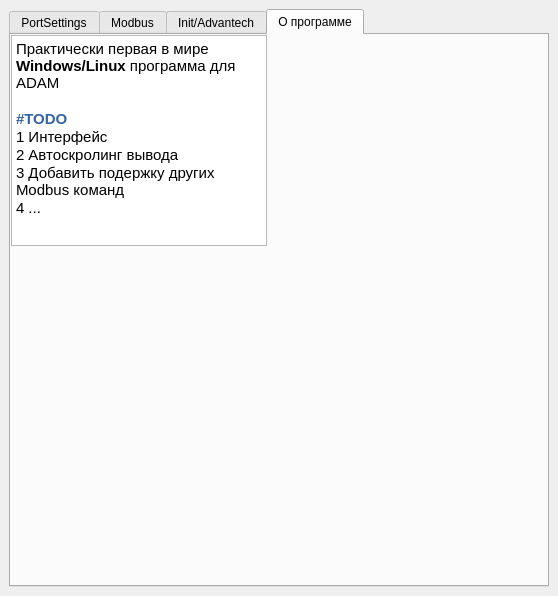
<?xml version="1.0" encoding="UTF-8"?>
<ui version="4.0">
 <class>MainWindow</class>
 <widget class="QMainWindow" name="MainWindow">
  <property name="geometry">
   <rect>
    <x>0</x>
    <y>0</y>
    <width>558</width>
    <height>596</height>
   </rect>
  </property>
  <property name="windowTitle">
   <string>MainWindow</string>
  </property>
  <widget class="QWidget" name="centralwidget">
   <layout class="QHBoxLayout" name="horizontalLayout_3">
    <item>
     <widget class="QTabWidget" name="tabWidget">
      <property name="currentIndex">
       <number>3</number>
      </property>
      <widget class="QWidget" name="tab_5">
       <attribute name="title">
        <string>PortSettings</string>
       </attribute>
       <widget class="QWidget" name="gridLayoutWidget">
        <property name="geometry">
         <rect>
          <x>10</x>
          <y>10</y>
          <width>491</width>
          <height>191</height>
         </rect>
        </property>
        <layout class="QGridLayout" name="gridLayout">
         <item row="0" column="3">
          <widget class="QComboBox" name="comboBox_5">
           <property name="font">
            <font>
             <pointsize>12</pointsize>
            </font>
           </property>
           <item>
            <property name="text">
             <string>1200</string>
            </property>
           </item>
           <item>
            <property name="text">
             <string>2400</string>
            </property>
           </item>
           <item>
            <property name="text">
             <string>4800</string>
            </property>
           </item>
           <item>
            <property name="text">
             <string>9600</string>
            </property>
           </item>
           <item>
            <property name="text">
             <string>19200</string>
            </property>
           </item>
           <item>
            <property name="text">
             <string>38400</string>
            </property>
           </item>
           <item>
            <property name="text">
             <string>57600</string>
            </property>
           </item>
          </widget>
         </item>
         <item row="0" column="0">
          <widget class="QLabel" name="label_10">
           <property name="font">
            <font>
             <pointsize>12</pointsize>
            </font>
           </property>
           <property name="text">
            <string>ComPort</string>
           </property>
          </widget>
         </item>
         <item row="0" column="1">
          <widget class="QLineEdit" name="lineEdit_6">
           <property name="font">
            <font>
             <pointsize>12</pointsize>
            </font>
           </property>
           <property name="text">
            <string>/dev/ttyAP6</string>
           </property>
          </widget>
         </item>
         <item row="1" column="3">
          <widget class="QLineEdit" name="lineEdit_9">
           <property name="font">
            <font>
             <pointsize>12</pointsize>
            </font>
           </property>
           <property name="text">
            <string>1</string>
           </property>
          </widget>
         </item>
         <item row="2" column="0">
          <widget class="QLabel" name="label_11">
           <property name="font">
            <font>
             <pointsize>12</pointsize>
            </font>
           </property>
           <property name="text">
            <string>StopBits</string>
           </property>
          </widget>
         </item>
         <item row="0" column="2">
          <widget class="QLabel" name="label_15">
           <property name="font">
            <font>
             <pointsize>12</pointsize>
            </font>
           </property>
           <property name="text">
            <string>Baudrate</string>
           </property>
          </widget>
         </item>
         <item row="2" column="3">
          <widget class="QComboBox" name="comboBox_4">
           <property name="font">
            <font>
             <pointsize>12</pointsize>
            </font>
           </property>
           <item>
            <property name="text">
             <string>None</string>
            </property>
           </item>
           <item>
            <property name="text">
             <string>Even</string>
            </property>
           </item>
           <item>
            <property name="text">
             <string>Odd</string>
            </property>
           </item>
           <item>
            <property name="text">
             <string>Mark</string>
            </property>
           </item>
           <item>
            <property name="text">
             <string>Space</string>
            </property>
           </item>
          </widget>
         </item>
         <item row="2" column="2">
          <widget class="QLabel" name="label_13">
           <property name="font">
            <font>
             <pointsize>12</pointsize>
            </font>
           </property>
           <property name="text">
            <string>Parity</string>
           </property>
          </widget>
         </item>
         <item row="2" column="1">
          <widget class="QLineEdit" name="lineEdit_7">
           <property name="font">
            <font>
             <pointsize>12</pointsize>
            </font>
           </property>
           <property name="text">
            <string>1</string>
           </property>
          </widget>
         </item>
         <item row="1" column="1">
          <widget class="QLineEdit" name="lineEdit_8">
           <property name="font">
            <font>
             <pointsize>12</pointsize>
            </font>
           </property>
           <property name="text">
            <string>8</string>
           </property>
          </widget>
         </item>
         <item row="1" column="2">
          <widget class="QLabel" name="label_14">
           <property name="font">
            <font>
             <pointsize>12</pointsize>
            </font>
           </property>
           <property name="text">
            <string>TimeOut</string>
           </property>
          </widget>
         </item>
         <item row="1" column="0">
          <widget class="QLabel" name="label_12">
           <property name="font">
            <font>
             <pointsize>12</pointsize>
            </font>
           </property>
           <property name="text">
            <string>ByteSize</string>
           </property>
          </widget>
         </item>
        </layout>
       </widget>
       <widget class="QPushButton" name="pushButton_3">
        <property name="geometry">
         <rect>
          <x>190</x>
          <y>220</y>
          <width>121</width>
          <height>31</height>
         </rect>
        </property>
        <property name="text">
         <string>Apply</string>
        </property>
       </widget>
      </widget>
      <widget class="QWidget" name="tab">
       <attribute name="title">
        <string>Modbus</string>
       </attribute>
       <widget class="QWidget" name="formLayoutWidget">
        <property name="geometry">
         <rect>
          <x>10</x>
          <y>20</y>
          <width>501</width>
          <height>161</height>
         </rect>
        </property>
        <layout class="QFormLayout" name="formLayout">
         <property name="horizontalSpacing">
          <number>50</number>
         </property>
         <property name="verticalSpacing">
          <number>12</number>
         </property>
         <property name="leftMargin">
          <number>0</number>
         </property>
         <property name="bottomMargin">
          <number>0</number>
         </property>
         <item row="0" column="0">
          <widget class="QLabel" name="label">
           <property name="font">
            <font>
             <pointsize>12</pointsize>
            </font>
           </property>
           <property name="text">
            <string>Адрес устроства (Dec)</string>
           </property>
           <property name="margin">
            <number>0</number>
           </property>
          </widget>
         </item>
         <item row="0" column="1">
          <widget class="QLineEdit" name="lineEdit">
           <property name="font">
            <font>
             <pointsize>12</pointsize>
            </font>
           </property>
           <property name="text">
            <string>21</string>
           </property>
          </widget>
         </item>
         <item row="1" column="0">
          <widget class="QLabel" name="label_4">
           <property name="font">
            <font>
             <pointsize>12</pointsize>
            </font>
           </property>
           <property name="text">
            <string>Адрес регистра</string>
           </property>
           <property name="margin">
            <number>0</number>
           </property>
          </widget>
         </item>
         <item row="1" column="1">
          <widget class="QLineEdit" name="lineEdit_4">
           <property name="font">
            <font>
             <pointsize>12</pointsize>
            </font>
           </property>
           <property name="text">
            <string>0</string>
           </property>
          </widget>
         </item>
         <item row="2" column="0">
          <widget class="QLabel" name="label_5">
           <property name="font">
            <font>
             <pointsize>12</pointsize>
            </font>
           </property>
           <property name="text">
            <string>Количество регистров для чтения</string>
           </property>
           <property name="margin">
            <number>0</number>
           </property>
          </widget>
         </item>
         <item row="2" column="1">
          <widget class="QLineEdit" name="lineEdit_5">
           <property name="font">
            <font>
             <pointsize>12</pointsize>
            </font>
           </property>
           <property name="text">
            <string>8</string>
           </property>
          </widget>
         </item>
         <item row="3" column="1">
          <widget class="QComboBox" name="comboBox_6">
           <property name="font">
            <font>
             <pointsize>12</pointsize>
            </font>
           </property>
           <item>
            <property name="text">
             <string>Read Holding Registers</string>
            </property>
           </item>
           <item>
            <property name="text">
             <string>Read Input Registers</string>
            </property>
           </item>
          </widget>
         </item>
        </layout>
       </widget>
       <widget class="QPushButton" name="pushButton">
        <property name="geometry">
         <rect>
          <x>20</x>
          <y>140</y>
          <width>111</width>
          <height>31</height>
         </rect>
        </property>
        <property name="font">
         <font>
          <pointsize>12</pointsize>
         </font>
        </property>
        <property name="text">
         <string>Начать чтение</string>
        </property>
       </widget>
       <widget class="QPushButton" name="pushButton_2">
        <property name="geometry">
         <rect>
          <x>140</x>
          <y>140</y>
          <width>151</width>
          <height>31</height>
         </rect>
        </property>
        <property name="font">
         <font>
          <pointsize>12</pointsize>
         </font>
        </property>
        <property name="text">
         <string>Закончить чтение</string>
        </property>
       </widget>
       <widget class="QTextBrowser" name="textBrowser">
        <property name="geometry">
         <rect>
          <x>20</x>
          <y>190</y>
          <width>501</width>
          <height>291</height>
         </rect>
        </property>
       </widget>
      </widget>
      <widget class="QWidget" name="tab_2">
       <attribute name="title">
        <string>Init/Advantech</string>
       </attribute>
       <widget class="QWidget" name="formLayoutWidget_2">
        <property name="geometry">
         <rect>
          <x>10</x>
          <y>10</y>
          <width>341</width>
          <height>231</height>
         </rect>
        </property>
        <layout class="QFormLayout" name="formLayout_4">
         <property name="fieldGrowthPolicy">
          <enum>QFormLayout::AllNonFixedFieldsGrow</enum>
         </property>
         <property name="rowWrapPolicy">
          <enum>QFormLayout::DontWrapRows</enum>
         </property>
         <property name="formAlignment">
          <set>Qt::AlignJustify|Qt::AlignTop</set>
         </property>
         <property name="horizontalSpacing">
          <number>12</number>
         </property>
         <property name="verticalSpacing">
          <number>12</number>
         </property>
         <property name="bottomMargin">
          <number>0</number>
         </property>
         <item row="0" column="0">
          <widget class="QLabel" name="label_6">
           <property name="font">
            <font>
             <pointsize>12</pointsize>
            </font>
           </property>
           <property name="text">
            <string>Адрес устройства (Dec)</string>
           </property>
           <property name="margin">
            <number>0</number>
           </property>
          </widget>
         </item>
         <item row="0" column="1">
          <widget class="QSpinBox" name="spinBox">
           <property name="font">
            <font>
             <pointsize>12</pointsize>
            </font>
           </property>
           <property name="maximum">
            <number>255</number>
           </property>
          </widget>
         </item>
         <item row="1" column="0">
          <widget class="QLabel" name="label_7">
           <property name="font">
            <font>
             <pointsize>12</pointsize>
            </font>
           </property>
           <property name="text">
            <string>Baudrate (bps)</string>
           </property>
           <property name="margin">
            <number>0</number>
           </property>
          </widget>
         </item>
         <item row="1" column="1">
          <widget class="QComboBox" name="comboBox">
           <property name="font">
            <font>
             <pointsize>12</pointsize>
            </font>
           </property>
           <property name="currentText">
            <string>1200</string>
           </property>
           <item>
            <property name="text">
             <string>1200</string>
            </property>
           </item>
           <item>
            <property name="text">
             <string>2400</string>
            </property>
           </item>
           <item>
            <property name="text">
             <string>4800</string>
            </property>
           </item>
           <item>
            <property name="text">
             <string>9600</string>
            </property>
           </item>
           <item>
            <property name="text">
             <string>19200</string>
            </property>
           </item>
           <item>
            <property name="text">
             <string>38400</string>
            </property>
           </item>
           <item>
            <property name="text">
             <string>57600</string>
            </property>
           </item>
          </widget>
         </item>
         <item row="2" column="0">
          <widget class="QLabel" name="label_8">
           <property name="font">
            <font>
             <pointsize>12</pointsize>
            </font>
           </property>
           <property name="text">
            <string>Integration time (Hz)</string>
           </property>
           <property name="margin">
            <number>0</number>
           </property>
          </widget>
         </item>
         <item row="2" column="1">
          <widget class="QComboBox" name="comboBox_2">
           <property name="font">
            <font>
             <pointsize>12</pointsize>
            </font>
           </property>
           <property name="currentText">
            <string>50</string>
           </property>
           <item>
            <property name="text">
             <string>50</string>
            </property>
           </item>
           <item>
            <property name="text">
             <string>60</string>
            </property>
           </item>
          </widget>
         </item>
         <item row="3" column="0">
          <widget class="QLabel" name="label_9">
           <property name="font">
            <font>
             <pointsize>12</pointsize>
            </font>
           </property>
           <property name="text">
            <string>Protocol</string>
           </property>
          </widget>
         </item>
         <item row="3" column="1">
          <widget class="QComboBox" name="comboBox_3">
           <property name="font">
            <font>
             <pointsize>12</pointsize>
            </font>
           </property>
           <item>
            <property name="text">
             <string>Modbus</string>
            </property>
           </item>
           <item>
            <property name="text">
             <string>Advantech</string>
            </property>
           </item>
          </widget>
         </item>
         <item row="4" column="0">
          <widget class="QLabel" name="label_16">
           <property name="font">
            <font>
             <pointsize>12</pointsize>
            </font>
           </property>
           <property name="text">
            <string>CheckSum</string>
           </property>
          </widget>
         </item>
         <item row="4" column="1">
          <widget class="QCheckBox" name="checkBox">
           <property name="text">
            <string/>
           </property>
           <property name="checked">
            <bool>true</bool>
           </property>
           <property name="tristate">
            <bool>false</bool>
           </property>
          </widget>
         </item>
         <item row="5" column="0" colspan="2">
          <widget class="QPushButton" name="pushButton_4">
           <property name="font">
            <font>
             <pointsize>12</pointsize>
            </font>
           </property>
           <property name="text">
            <string>Применить изменения</string>
           </property>
          </widget>
         </item>
        </layout>
       </widget>
       <widget class="QTextEdit" name="textEdit_6">
        <property name="geometry">
         <rect>
          <x>357</x>
          <y>10</y>
          <width>131</width>
          <height>27</height>
         </rect>
        </property>
        <property name="minimumSize">
         <size>
          <width>0</width>
          <height>0</height>
         </size>
        </property>
        <property name="baseSize">
         <size>
          <width>0</width>
          <height>0</height>
         </size>
        </property>
        <property name="readOnly">
         <bool>true</bool>
        </property>
       </widget>
       <widget class="QTextEdit" name="textEdit_7">
        <property name="geometry">
         <rect>
          <x>357</x>
          <y>50</y>
          <width>131</width>
          <height>27</height>
         </rect>
        </property>
        <property name="minimumSize">
         <size>
          <width>0</width>
          <height>0</height>
         </size>
        </property>
        <property name="readOnly">
         <bool>true</bool>
        </property>
       </widget>
       <widget class="QTextEdit" name="textEdit_8">
        <property name="geometry">
         <rect>
          <x>356</x>
          <y>90</y>
          <width>131</width>
          <height>27</height>
         </rect>
        </property>
        <property name="minimumSize">
         <size>
          <width>0</width>
          <height>0</height>
         </size>
        </property>
        <property name="readOnly">
         <bool>true</bool>
        </property>
       </widget>
       <widget class="QTextEdit" name="textEdit_9">
        <property name="geometry">
         <rect>
          <x>356</x>
          <y>125</y>
          <width>131</width>
          <height>27</height>
         </rect>
        </property>
        <property name="minimumSize">
         <size>
          <width>0</width>
          <height>0</height>
         </size>
        </property>
        <property name="readOnly">
         <bool>true</bool>
        </property>
       </widget>
       <widget class="QTextEdit" name="textEdit_10">
        <property name="geometry">
         <rect>
          <x>356</x>
          <y>159</y>
          <width>131</width>
          <height>27</height>
         </rect>
        </property>
        <property name="minimumSize">
         <size>
          <width>0</width>
          <height>0</height>
         </size>
        </property>
        <property name="readOnly">
         <bool>true</bool>
        </property>
       </widget>
       <widget class="QPushButton" name="pushButton_6">
        <property name="geometry">
         <rect>
          <x>357</x>
          <y>190</y>
          <width>171</width>
          <height>30</height>
         </rect>
        </property>
        <property name="font">
         <font>
          <pointsize>12</pointsize>
         </font>
        </property>
        <property name="text">
         <string>Текущие настройки</string>
        </property>
       </widget>
       <widget class="QWidget" name="gridLayoutWidget_2">
        <property name="geometry">
         <rect>
          <x>10</x>
          <y>250</y>
          <width>481</width>
          <height>61</height>
         </rect>
        </property>
        <layout class="QGridLayout" name="gridLayout_2" columnstretch="0,0,0,0,0">
         <item row="0" column="0">
          <widget class="QLabel" name="label_2">
           <property name="font">
            <font>
             <pointsize>12</pointsize>
            </font>
           </property>
           <property name="text">
            <string>Command:</string>
           </property>
          </widget>
         </item>
         <item row="0" column="1">
          <widget class="QLineEdit" name="lineEdit_2">
           <property name="font">
            <font>
             <pointsize>12</pointsize>
            </font>
           </property>
          </widget>
         </item>
         <item row="0" column="2">
          <widget class="QPushButton" name="pushButton_5">
           <property name="font">
            <font>
             <pointsize>12</pointsize>
            </font>
           </property>
           <property name="text">
            <string>Send</string>
           </property>
          </widget>
         </item>
         <item row="1" column="0">
          <widget class="QLabel" name="label_3">
           <property name="font">
            <font>
             <pointsize>12</pointsize>
            </font>
           </property>
           <property name="text">
            <string>Response:</string>
           </property>
          </widget>
         </item>
         <item row="1" column="1" colspan="2">
          <widget class="QLabel" name="label_17">
           <property name="minimumSize">
            <size>
             <width>128</width>
             <height>0</height>
            </size>
           </property>
           <property name="font">
            <font>
             <pointsize>8</pointsize>
            </font>
           </property>
           <property name="text">
            <string>none</string>
           </property>
          </widget>
         </item>
        </layout>
       </widget>
      </widget>
      <widget class="QWidget" name="tab_3">
       <attribute name="title">
        <string>О программе</string>
       </attribute>
       <widget class="QTextBrowser" name="textBrowser_2">
        <property name="geometry">
         <rect>
          <x>0</x>
          <y>0</y>
          <width>256</width>
          <height>211</height>
         </rect>
        </property>
        <property name="html">
         <string>&lt;!DOCTYPE HTML PUBLIC &quot;-//W3C//DTD HTML 4.0//EN&quot; &quot;http://www.w3.org/TR/REC-html40/strict.dtd&quot;&gt;
&lt;html&gt;&lt;head&gt;&lt;meta name=&quot;qrichtext&quot; content=&quot;1&quot; /&gt;&lt;meta charset=&quot;utf-8&quot; /&gt;&lt;style type=&quot;text/css&quot;&gt;
p, li { white-space: pre-wrap; }
&lt;/style&gt;&lt;/head&gt;&lt;body style=&quot; font-family:'Ubuntu'; font-size:11pt; font-weight:400; font-style:normal;&quot;&gt;
&lt;p style=&quot; margin-top:0px; margin-bottom:0px; margin-left:0px; margin-right:0px; -qt-block-indent:0; text-indent:0px;&quot;&gt;Практически первая в мире &lt;span style=&quot; font-weight:700;&quot;&gt;Windows/Linux&lt;/span&gt; программа для ADAM&lt;/p&gt;
&lt;p style=&quot;-qt-paragraph-type:empty; margin-top:0px; margin-bottom:0px; margin-left:0px; margin-right:0px; -qt-block-indent:0; text-indent:0px;&quot;&gt;&lt;br /&gt;&lt;/p&gt;
&lt;p style=&quot; margin-top:0px; margin-bottom:0px; margin-left:0px; margin-right:0px; -qt-block-indent:0; text-indent:0px;&quot;&gt;&lt;span style=&quot; font-weight:700; color:#3465a4;&quot;&gt;#TODO &lt;/span&gt;&lt;/p&gt;
&lt;p style=&quot; margin-top:0px; margin-bottom:0px; margin-left:0px; margin-right:0px; -qt-block-indent:0; text-indent:0px;&quot;&gt;1 Интерфейс&lt;/p&gt;
&lt;p style=&quot; margin-top:0px; margin-bottom:0px; margin-left:0px; margin-right:0px; -qt-block-indent:0; text-indent:0px;&quot;&gt;2 Автоскролинг вывода&lt;/p&gt;
&lt;p style=&quot; margin-top:0px; margin-bottom:0px; margin-left:0px; margin-right:0px; -qt-block-indent:0; text-indent:0px;&quot;&gt;3 Добавить подержку других Modbus команд&lt;/p&gt;
&lt;p style=&quot; margin-top:0px; margin-bottom:0px; margin-left:0px; margin-right:0px; -qt-block-indent:0; text-indent:0px;&quot;&gt;4 ...&lt;/p&gt;
&lt;p style=&quot;-qt-paragraph-type:empty; margin-top:0px; margin-bottom:0px; margin-left:0px; margin-right:0px; -qt-block-indent:0; text-indent:0px;&quot;&gt;&lt;br /&gt;&lt;/p&gt;&lt;/body&gt;&lt;/html&gt;</string>
        </property>
       </widget>
      </widget>
     </widget>
    </item>
   </layout>
  </widget>
 </widget>
 <resources/>
 <connections/>
</ui>
